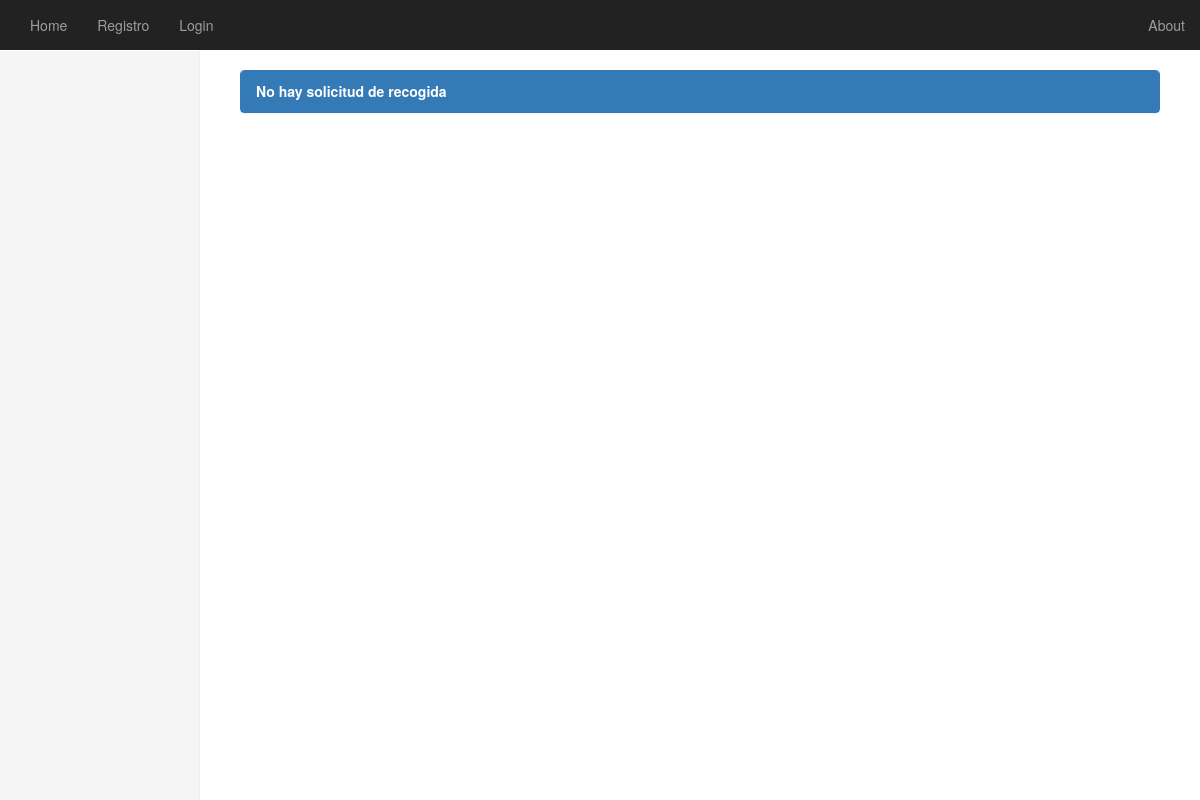
Page /recogida/77777777/ on the earlier database version.
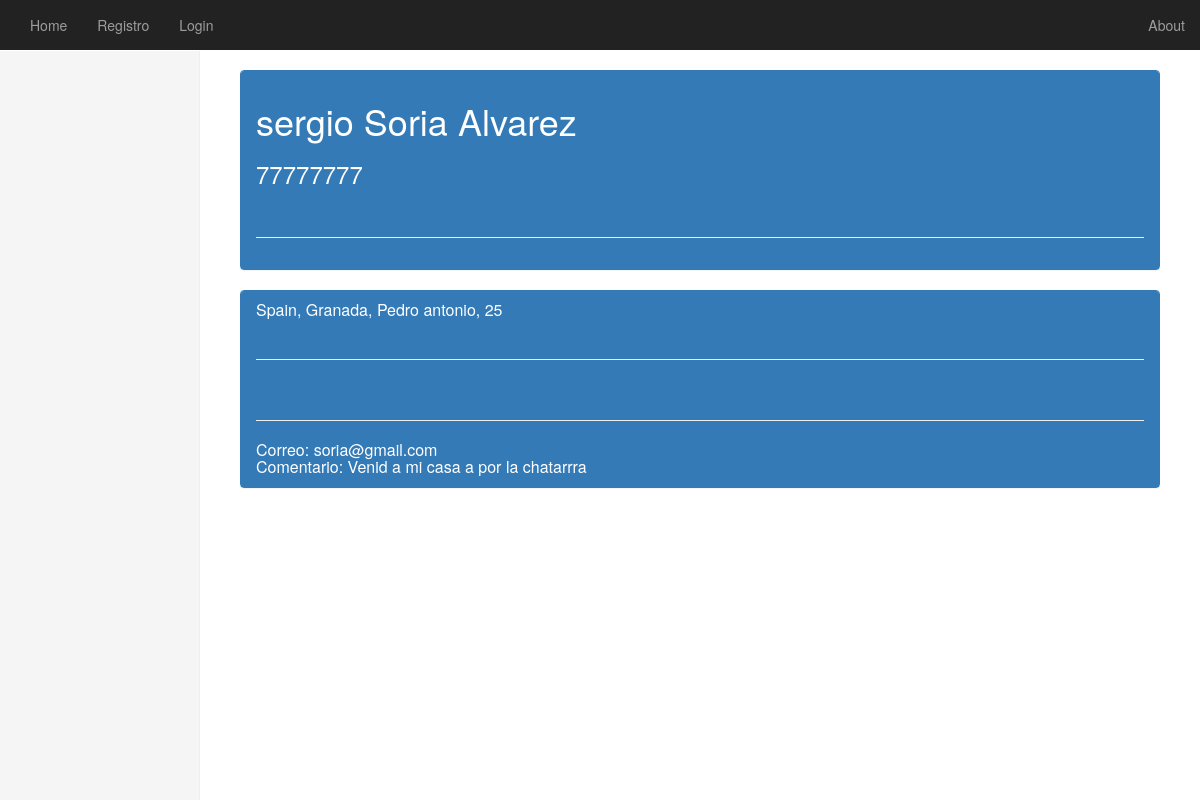
Same page on the later database version.
### ComputerManagement/models.py (models this page shows)
class Recogida(models.Model):
	dni_donante = models.IntegerField()
	nombre_donante = models.CharField(max_length=200)
	correo_donante = models.CharField(max_length=200)
	direccion_donante = models.CharField(max_length=200)
	fecha = models.DateField()
	comentario_donante = models.CharField(max_length=200)

### ComputerManagement/views.py (the view)
# urls.py: url(r'^recogida/(?P<dni_donante>[\w\-]+)/$', views.recogida, name='recogida'),  # New!
@csrf_exempt
def recogida(request, dni_donante):
	contexto = {}
	try:
		recogida = Recogida.objects.get(dni_donante=dni_donante)
		contexto['recogida'] = recogida
	except Recogida.DoesNotExist:
		pass
	return render(request,'computermanagement/recogida.html', contexto)

### ComputerManagement/templates/computermanagement/recogida.html (shortened to what this page needs)
{% extends "computermanagement/base.html" %}
        {% block body_block %}
    <div class="panel panel-primary">
      <div class="panel-heading">
        {% if recogida %}
          <h1> {{ recogida.nombre_donante }} </h1>
          <h3> {{ recogida.dni_donante }} </h3>
            <br>
            <hr>
          </div>
        </div>
          <div class="panel panel-primary">
          <div class="panel-heading">
            <h3 class="panel-title"> {{ recogida.direccion_donante }} </h3>
            <br>
            <hr>
            {% load easy_maps_tags %}
            {% load easy_maps_tags cache %}
            <br>
            <hr>
            <h3 class="panel-title"> Correo: {{ recogida.correo_donante }} </h3>
            <h4 class="panel-title"> Comentario: {{ recogida.comentario_donante }} </h4>
          </div>
        </div>
          {% else %}
            <strong>No hay solicitud de recogida</strong>
          {% endif %}
        {% endblock %}

Differences in the rows shown:
added Recogida: nombre_donante "sergio Soria Alvarez", dni_donante "77777777", direccion_donante "Spain, Granada, Pedro antonio, 25", correo_donante "soria@gmail.com", comentario_donante "Venid a mi casa a por la chatarrra"
Other differences:
text no longer shown: "No hay solicitud de recogida"
text now shown: "Correo: Comentario:"
